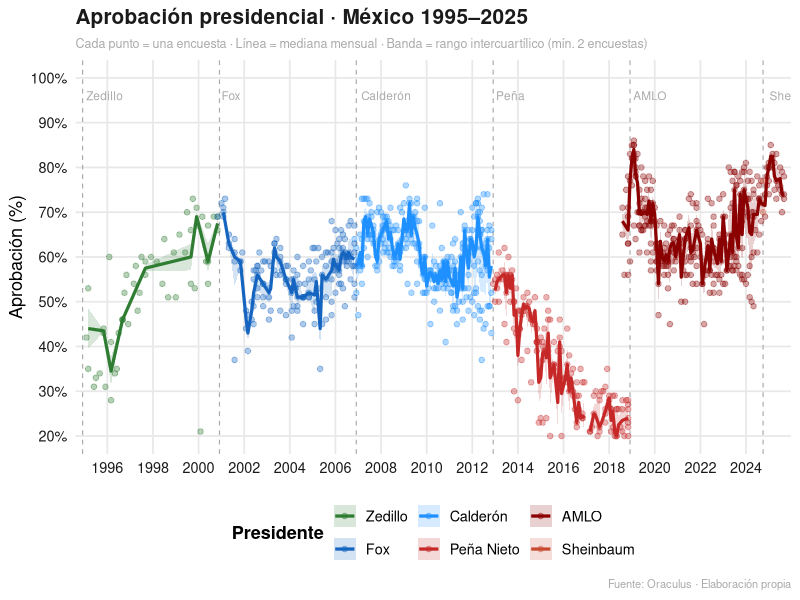
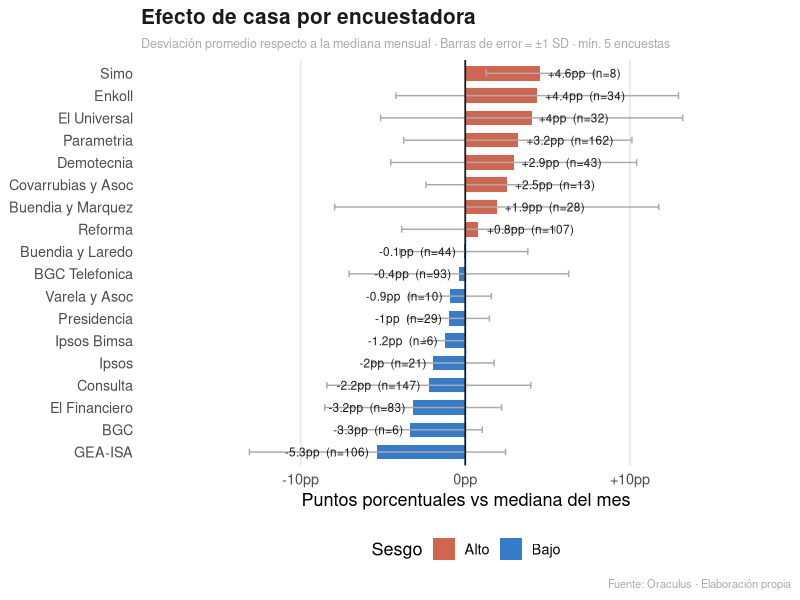
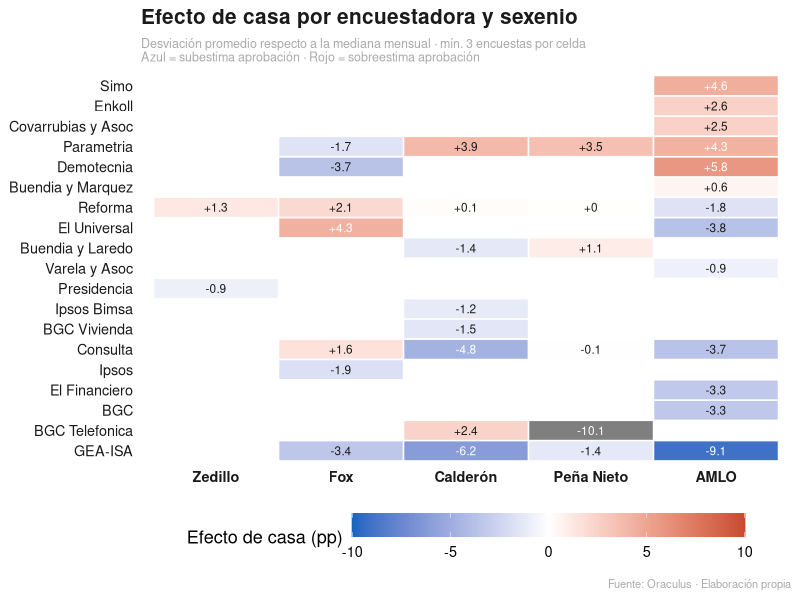

Source code (R) for these figures, in order:
{
  library(tidyverse)
  library(readxl)
  library(lubridate)
  library(ggplot2)
  library(scales)
  
  approval_archive <- read_xlsx('table-aprobacion_archivo.xlsx') %>%
    mutate(source = "archive")
  
  approval_recent <- read_xlsx('table-aprobacion.xlsx') %>%
    mutate(
      Presidente = case_when(
        str_detect(Mes, "2024") & Mes >= "Oct 2024" ~ "Sheinbaum",
        TRUE ~ "AMLO"
      ),
      source = "recent"
    )
  
  approval_full <- bind_rows(approval_archive, approval_recent) %>%
    mutate(
      fecha = parse_date_time(Mes, orders = "b Y", locale = "es_ES"),
      metodo = case_when(
        str_detect(Encuestadora, regex("telef|/tel|telefon", ignore_case = TRUE)) ~ "Telefónica",
        str_detect(Encuestadora, regex("vivien|/viv",        ignore_case = TRUE)) ~ "Vivienda",
        str_detect(Encuestadora, regex("online|web|internet",ignore_case = TRUE)) ~ "Online",
        TRUE                                                                       ~ "No especificado"
      ),
      encuestadora_clean = str_remove(Encuestadora, regex("/tel|/viv|/online", ignore_case = TRUE)) %>% str_trim(),
      Presidente = factor(Presidente, levels = c("EZPL", "VFQ", "FCH", "EPN", "AMLO", "Sheinbaum"))
    )
  
  GRAY_LIGHT <- "#E8E8E8"
  GRAY_MID   <- "#AAAAAA"
  TEXT_DARK  <- "#1A1A1A"
  
  presidente_colors <- c(
    "EZPL"       = "#2E7D32",
    "VFQ"        = "#1565C0",
    "FCH"        = "#1E90FF",
    "EPN"        = "#C62828",
    "AMLO"       = "#8B0000",
    "Sheinbaum"  = "#C84B31"
  )
  
  presidente_labels <- c(
    "EZPL"      = "Zedillo",
    "VFQ"       = "Fox",
    "FCH"       = "Calderón",
    "EPN"       = "Peña Nieto",
    "AMLO"      = "AMLO",
    "Sheinbaum" = "Sheinbaum"
  )
  
  transiciones <- tibble(
    fecha = as.POSIXct(c(
      "1994-12-01",
      "2000-12-01",
      "2006-12-01",
      "2012-12-01",
      "2018-12-01",
      "2024-10-01"
    )),
    label = c("Zedillo", "Fox", "Calderón", "Peña", "AMLO", "Sheinbaum")
  )
  
  trend <- approval_full %>%
    filter(!is.na(fecha), !is.na(Aprueba)) %>%
    group_by(Presidente, fecha) %>%
    summarise(
      mediana = median(Aprueba, na.rm = TRUE),
      q25     = quantile(Aprueba, 0.25, na.rm = TRUE),
      q75     = quantile(Aprueba, 0.75, na.rm = TRUE),
      n       = n(),
      .groups = "drop"
    ) %>%
    filter(n >= 2)
  
  p <- approval_full %>%
    filter(!is.na(fecha), !is.na(Aprueba)) %>%
    ggplot(aes(x = fecha, y = Aprueba)) +
    geom_vline(
      data        = transiciones,
      aes(xintercept = as.numeric(fecha)),
      linetype    = "dashed",
      color       = GRAY_MID,
      linewidth   = 0.4
    ) +
    geom_text(
      data        = transiciones,
      aes(x = fecha, label = label),
      y           = 97,
      hjust       = -0.1,
      vjust       = 1,
      size        = 3,
      color       = GRAY_MID,
      inherit.aes = FALSE
    ) +
    geom_ribbon(
      data        = trend,
      aes(x = fecha, ymin = q25, ymax = q75, fill = Presidente),
      inherit.aes = FALSE,
      alpha       = 0.18
    ) +
    geom_line(
      data        = trend,
      aes(x = fecha, y = mediana, color = Presidente),
      inherit.aes = FALSE,
      linewidth   = 1.1
    ) +
    geom_point(
      aes(color = Presidente),
      size        = 1.6,
      alpha       = 0.35
    ) +
    scale_color_manual(values = presidente_colors, labels = presidente_labels) +
    scale_fill_manual(values  = presidente_colors, labels = presidente_labels) +
    scale_y_continuous(
      limits = c(20, 100),
      breaks = seq(20, 100, 10),
      labels = function(x) paste0(x, "%")
    ) +
    scale_x_datetime(
      date_breaks  = "2 years",
      date_labels  = "%Y",
      minor_breaks = NULL,
      expand       = expansion(mult = 0.01)
    ) +
    labs(
      title    = "Aprobación presidencial · México 1995–2025",
      subtitle = "Cada punto = una encuesta · Línea = mediana mensual · Banda = rango intercuartílico (mín. 2 encuestas)",
      x        = NULL,
      y        = "Aprobación (%)",
      color    = "Presidente",
      fill     = "Presidente",
      caption  = "Fuente: Oraculus · Elaboración propia"
    ) +
    theme_minimal(base_size = 13) +
    theme(
      plot.title       = element_text(face = "bold", size = 15, color = TEXT_DARK),
      plot.subtitle    = element_text(size = 9, color = GRAY_MID),
      plot.caption     = element_text(size = 8, color = GRAY_MID),
      panel.grid.major = element_line(color = GRAY_LIGHT),
      panel.grid.minor = element_blank(),
      axis.text.x      = element_text(hjust = 0.5, color = TEXT_DARK),
      axis.text.y      = element_text(color = TEXT_DARK),
      legend.position  = "bottom",
      legend.title     = element_text(face = "bold")
    )
  
  print(p)
  
}


{
  
  house_effects <- approval_full %>%
    filter(!is.na(fecha), !is.na(Aprueba)) %>%
    group_by(fecha) %>%
    mutate(mediana_mes = median(Aprueba, na.rm = TRUE)) %>%
    ungroup() %>%
    mutate(desviacion = Aprueba - mediana_mes) %>%
    group_by(encuestadora_clean) %>%
    summarise(
      efecto_casa = mean(desviacion, na.rm = TRUE),
      sd_efecto   = sd(desviacion, na.rm = TRUE),
      n           = n(),
      .groups     = "drop"
    ) %>%
    filter(n >= 5) %>%
    mutate(
      encuestadora_clean = fct_reorder(encuestadora_clean, efecto_casa),
      direccion          = ifelse(efecto_casa >= 0, "Alto", "Bajo")
    )
  
  p2 <- house_effects %>%
    ggplot(aes(x = efecto_casa, y = encuestadora_clean, fill = direccion)) +
    geom_col(width = 0.65, alpha = 0.85) +
    geom_errorbarh(
      aes(xmin = efecto_casa - sd_efecto, xmax = efecto_casa + sd_efecto),
      height = 0.3, color = GRAY_MID, linewidth = 0.5
    ) +
    geom_vline(xintercept = 0, color = TEXT_DARK, linewidth = 0.6) +
    geom_text(
      aes(
        label = paste0(ifelse(efecto_casa > 0, "+", ""), round(efecto_casa, 1), "pp  (n=", n, ")"),
        hjust = ifelse(efecto_casa >= 0, -0.1, 1.1)
      ),
      size = 3, color = TEXT_DARK
    ) +
    scale_fill_manual(values = c("Alto" = "#C84B31", "Bajo" = "#1565C0")) +
    scale_x_continuous(
      labels = function(x) paste0(ifelse(x > 0, "+", ""), x, "pp"),
      expand = expansion(mult = 0.25)
    ) +
    labs(
      title    = "Efecto de casa por encuestadora",
      subtitle = "Desviación promedio respecto a la mediana mensual · Barras de error = ±1 SD · mín. 5 encuestas",
      x        = "Puntos porcentuales vs mediana del mes",
      y        = NULL,
      fill     = "Sesgo",
      caption  = "Fuente: Oraculus · Elaboración propia"
    ) +
    theme_minimal(base_size = 13) +
    theme(
      plot.title         = element_text(face = "bold", size = 15, color = TEXT_DARK),
      plot.subtitle      = element_text(size = 9, color = GRAY_MID),
      plot.caption       = element_text(size = 8, color = GRAY_MID),
      panel.grid.major.y = element_blank(),
      panel.grid.major.x = element_line(color = GRAY_LIGHT),
      panel.grid.minor   = element_blank(),
      legend.position    = "bottom"
    )
  
  print(p2)
  
}

{
  
  house_effects_sexenio <- approval_full %>%
    filter(!is.na(fecha), !is.na(Aprueba)) %>%
    group_by(Presidente, fecha) %>%
    mutate(mediana_mes = median(Aprueba, na.rm = TRUE)) %>%
    ungroup() %>%
    mutate(desviacion = Aprueba - mediana_mes) %>%
    group_by(encuestadora_clean, Presidente) %>%
    summarise(
      efecto_casa = mean(desviacion, na.rm = TRUE),
      n           = n(),
      .groups     = "drop"
    ) %>%
    filter(n >= 3) %>%
    mutate(
      Presidente = factor(Presidente, levels = c("EZPL", "VFQ", "FCH", "EPN", "AMLO", "Sheinbaum")),
      encuestadora_clean = fct_reorder(encuestadora_clean, efecto_casa, .fun = mean)
    )
  
  presidente_labels <- c(
    "EZPL"      = "Zedillo",
    "VFQ"       = "Fox",
    "FCH"       = "Calderón",
    "EPN"       = "Peña Nieto",
    "AMLO"      = "AMLO",
    "Sheinbaum" = "Sheinbaum"
  )
  
  presidente_colors_tile <- c(
    "EZPL"      = "#2E7D32",
    "VFQ"       = "#1565C0",
    "FCH"       = "#1E90FF",
    "EPN"       = "#C62828",
    "AMLO"      = "#8B0000",
    "Sheinbaum" = "#C84B31"
  )
  
  p3 <- house_effects_sexenio %>%
    ggplot(aes(x = Presidente, y = encuestadora_clean, fill = efecto_casa)) +
    geom_tile(color = "white", linewidth = 0.5) +
    geom_text(
      aes(
        label = paste0(ifelse(efecto_casa > 0, "+", ""), round(efecto_casa, 1)),
        color = abs(efecto_casa) > 4
      ),
      size = 3
    ) +
    scale_fill_gradient2(
      low      = "#1565C0",
      mid      = "white",
      high     = "#C84B31",
      midpoint = 0,
      limits   = c(-10, 10),
      name     = "Efecto de casa (pp)"
    ) +
    scale_color_manual(values = c("FALSE" = TEXT_DARK, "TRUE" = "white"), guide = "none") +
    scale_x_discrete(labels = presidente_labels) +
    labs(
      title    = "Efecto de casa por encuestadora y sexenio",
      subtitle = "Desviación promedio respecto a la mediana mensual · mín. 3 encuestas por celda\nAzul = subestima aprobación · Rojo = sobreestima aprobación",
      x        = NULL,
      y        = NULL,
      caption  = "Fuente: Oraculus · Elaboración propia"
    ) +
    theme_minimal(base_size = 13) +
    theme(
      plot.title       = element_text(face = "bold", size = 15, color = TEXT_DARK),
      plot.subtitle    = element_text(size = 9, color = GRAY_MID),
      plot.caption     = element_text(size = 8, color = GRAY_MID),
      panel.grid       = element_blank(),
      axis.text.x      = element_text(color = TEXT_DARK, face = "bold"),
      axis.text.y      = element_text(color = TEXT_DARK),
      legend.position  = "bottom",
      legend.key.width = unit(2, "cm")
    )
  
  print(p3)
  
}

#Free polls to update
# https://www.demotecnia.com.mx/evaluacion-de-gobierno-federal-abril-2026/
# https://www.demotecnia.com.mx/encuesta-nacional-junio-2026/
# https://www.elfinanciero.com.mx/nacional/2026/05/04/aprobacion-a-claudia-sheinbaum-68-por-ciento-en-abril-encuesta-ef/
